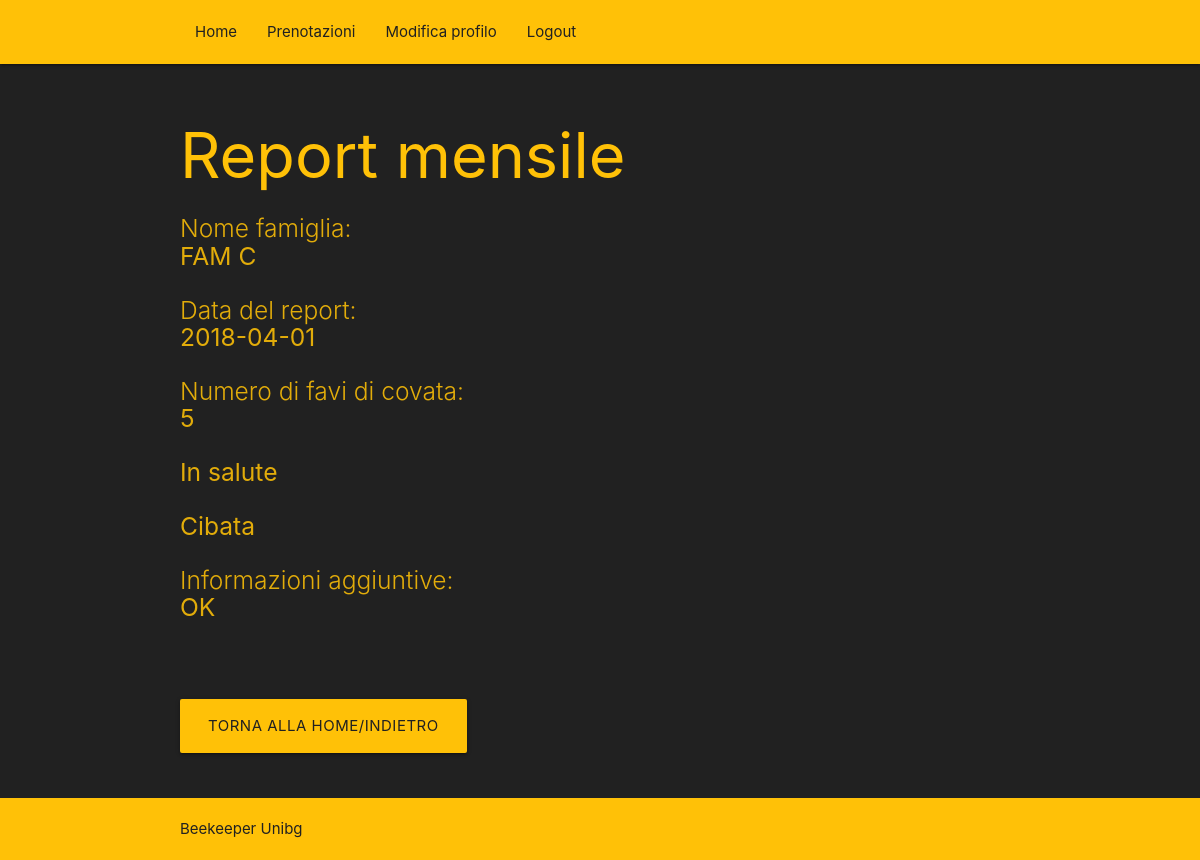
The app's page /site/vedere_history_mese.php?id_hmese=25 with its own data.
### tables this page shows
CREATE TABLE `history_mese` (
  `id_hmese` int(10) NOT NULL,
  `id_famiglia` int(10) NOT NULL,
  `data` date DEFAULT '0000-00-00',
  `num_covata` int(10) DEFAULT NULL,
  `in_salute` tinyint(1) DEFAULT NULL,
  `cibato` tinyint(1) DEFAULT NULL,
  `info_agg` text
);

CREATE TABLE `famiglie` (
  `id_famiglia` int(10) NOT NULL,
  `id_apiario` int(10) NOT NULL,
  `nome` varchar(30) DEFAULT NULL,
  `numero_favi` int(10) DEFAULT NULL
);

### site/vedere_history_mese.php (the view, shortened to what this page needs)
<?php
	$id_famiglia = $_REQUEST['id_famiglia'];
	$id_apiario = $_REQUEST['id_apiario'];
	$id_hmese  = $_REQUEST['id_hmese'];
?>
<html>
	<head>
		<link type="text/css" rel="stylesheet" href="css/materialize.css"  media="screen,projection"/>
	</head>
	<body>
		<header>
			<?php
				include 'menu.php';
			?>
		</header>
		<main>
			<div class="section no-pad-bot" id="index-banner">
				<div class="container">
					<h1 class='header orange-text'>Report mensile</h1>
					<?php
						$nomeDB ="localhost";
						$user = "beekeeperunibg";
						$psw = "";
						$database = "my_beekeeperunibg";
						$con = mysqli_connect($nomeDB,$user,$psw,$database);
						if(!$con)
							die ("Errore di connessione");
						else
						{
							$sql = "SELECT nome, data, num_covata, in_salute, cibato, info_agg
							FROM history_mese
							INNER JOIN famiglie
							ON history_mese.id_famiglia = famiglie.id_famiglia
							WHERE history_mese.id_hmese='$id_hmese'";
							$query = mysqli_query($con, $sql);
							$h_mese=mysqli_fetch_assoc($query);
							echo "<h5 class='header col s12 light'>Nome famiglia: <br><b>" . $h_mese['nome'] . "</b><br><br>
							Data del report: <br><b>" . $h_mese['data'] . "</b><br><br>
							Numero di favi di covata: <br><b>" . $h_mese['num_covata'] . "</b><br><br>";
							if ( $h_mese['in_salute'] == 1)
								echo "<b>In salute</b><br>";
							else
								echo "<b>Non in salute</b><br>";
							if ( $h_mese['cibato'] == 1)
								echo "<br><b>Cibata</b><br><br>";
							else
								echo "<br><b>Non cibata</b><br><br>";
							echo "Informazioni aggiuntive: <br><b>". $h_mese['info_agg'] ."</b><br>";
							echo "</h5>";
						}
						echo '<br><br><br><a href="/site/vedere_famiglia.php?id_famiglia='.$id_famiglia.'&id_apiario='.$id_apiario.'" id="back-button" class="btn-large waves-effect waves-light orange">Torna alla home/indietro</a><br><br><br>';
					?>
				</div>
			</div>
		</main>
		<footer class="page-footer">
            <div class="container grey-text text-darken-4">
				Beekeeper Unibg
            </div>
        </footer>
	</body>
</html>

### records on screen
history_mese: id_famiglia.nome "FAM C", data "2018-04-01", num_covata "5", info_agg "OK"
